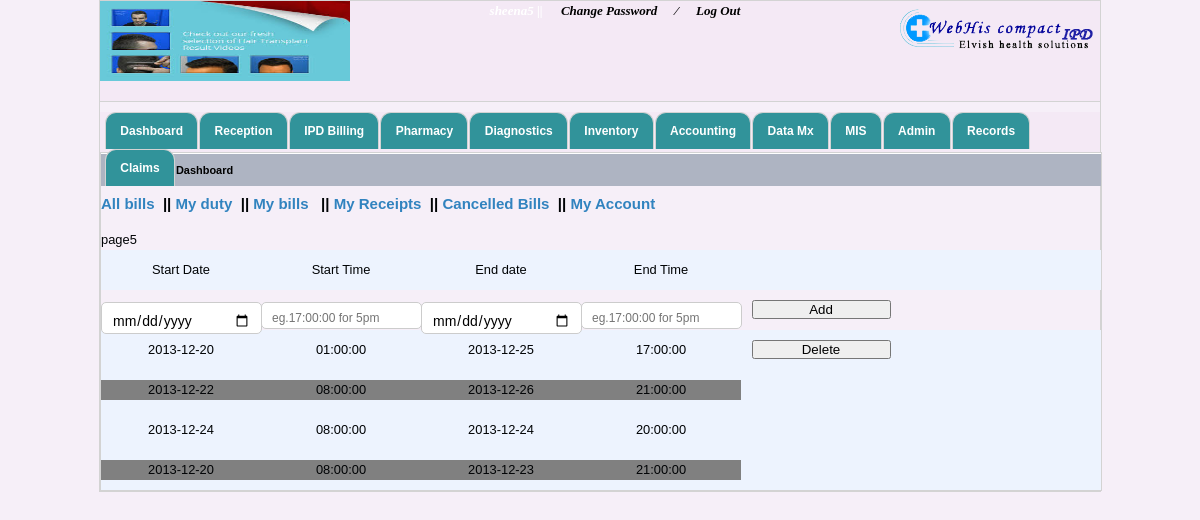
Screenshot of /dashboard_new1.php?page=5 (signed in) with the database file from the repository.
### tables this page shows
CREATE TABLE IF NOT EXISTS `hospitals_info` (
  `hospital_name` varchar(40) NOT NULL,
  `hospital_add` varchar(40) NOT NULL,
  `hospital_email` varchar(40) NOT NULL,
  `hospital_helpline` int(40) NOT NULL,
  `hospital_fax` int(40) NOT NULL,
  `reception_no` varchar(100) NOT NULL,
  `ambulance_no` varchar(100) NOT NULL,
  `emergency_no` varchar(100) NOT NULL,
  `logo_path` varchar(200) NOT NULL,
  `img_path` varchar(200) NOT NULL
);

CREATE TABLE IF NOT EXISTS `duty_roster` (
  `duty_id` int(11) NOT NULL AUTO_INCREMENT,
  `StartDate` date NOT NULL,
  `StartTime` time NOT NULL,
  `EndDate` date NOT NULL,
  `EndTime` time NOT NULL,
  `Status` tinyint(20) NOT NULL,
  PRIMARY KEY (`duty_id`)
);

### dashboard_new1.php (the view, shortened to what this page needs)
<!DOCTYPE html PUBLIC "-//W3C//DTD XHTML 1.0 Transitional//EN" "http://www.w3.org/TR/xhtml1/DTD/xhtml1-transitional.dtd">
<html xmlns="http://www.w3.org/1999/xhtml">
<head>
<link rel="stylesheet" type="text/css" href="tab-code.css" />
  <link rel="stylesheet" href="/resources/demos/style.css" />
  <link rel="stylesheet" type="text/css" href="style_by.css"/>
  <link rel="stylesheet" href="includes/paging.css" type="text/css" />
  <link rel="stylesheet" type="text/css" href="jquery.timepicker.css" />
</head>
<body>
    	<?php
	include("header.php");
	include("menubar.php");
?>
<div id="container">
    <?php
$page=$_REQUEST['page'];
	?>
    <div id="opd_bill" style="height:20px;">
   		<div style="float:left">
        <span>Dashboard</span>
        </div>
   </div>
   <div id="tabs">
       <h3>
           <p><a href="dashboard_new1.php?page=1">All bills</a>&nbsp;&nbsp;||
    <a href="dashboard_new1.php?page=5">My duty</a>&nbsp;&nbsp;||
    <a href="dashboard_new1.php?page=6">My bills</a>&nbsp;&nbsp; ||
    <a href="dashboard_new1.php?page=2">My Receipts</a>&nbsp;&nbsp;||
    <a href="dashboard_new1.php?page=3">Cancelled Bills</a>&nbsp;&nbsp;||
    <a href="dashboard_new1.php?page=4">My Account</a>
	  </p>
 </h3>
           <?php
       if($page==5)
       {
           echo 'page5';
      ?>
      <div id="tabs-5">
        <form method="post" action="">
          	<div class="roster2_bg">
            <div class="l_ft roster_w">Start Date</div>
                <div class="l_ft roster_w">Start Time</div>
                <div class="l_ft roster_w">End date</div>
                <div class="l_ft roster_w">End Time</div>
                <div class="l_ft roster_w c_align">&nbsp;</div>
                <div class="l_ft roster_w">&nbsp;</div>
	      </div>
			<div class="roster_bg">
			     <div class="l_ft roster_w"><input type="date" name="StartDate"  /></div>
                <div class="l_ft roster_w"><input  type="text" name="StartTime"  placeholder="eg.17:00:00 for 5pm"/></div>
                <div class="l_ft roster_w"><input type="date" name="EndDate" /></div>
                <div class="l_ft roster_w"><input  type="text" name="EndTime" placeholder="eg.17:00:00 for 5pm"/></div>
                <div class="l_ft roster_w c_align"><input type="submit" name="add" value="Add"></div>
            </div>
            <?php
		    $max=mysql_query("select max(duty_id) from duty_roster");
			$mx=mysql_fetch_row($max);
			$last_entry=$mx[0];
			$dutyResult=mysql_query("select * from duty_roster order by duty_id desc");
			$num_rowsD=mysql_num_rows($dutyResult);
			while($dutyValues=mysql_fetch_array($dutyResult))
			{
                 if($num_rowsD%2==0){   ?>
               <div class="roster2_bg">
			   <div class="l_ft roster_w"><?php echo $dutyValues['StartDate']; ?></div>
                <div class="l_ft roster_w"><?php echo $dutyValues['StartTime']; ?></div>
                <div class="l_ft roster_w"><?php echo $dutyValues['EndDate']; ?></div>
                <div class="l_ft roster_w"><?php echo $dutyValues['EndTime']; ?></div>
                <div class="l_ft roster_w c_align">
				<?php
				$duty_id=$dutyValues['duty_id'];
				if($duty_id==$last_entry)
				{
				echo "<input type='submit' name='deleteDutyId' value='Delete'>";
				}
				?>
                </div>
               </div>
			 <?php } else{ ?>
                 <div class="roster2_bg" >
			   <div class="l_ft roster_w" style="background:gray"><?php echo $dutyValues['StartDate']; ?></div>
                <div class="l_ft roster_w" style="background:gray"><?php echo $dutyValues['StartTime']; ?></div>
                <div class="l_ft roster_w" style="background:gray"><?php echo $dutyValues['EndDate']; ?></div>
                <div class="l_ft roster_w" style="background:gray"><?php echo $dutyValues['EndTime']; ?></div>
             </div>
			<?php
			}  ?>
			<?php  $num_rowsD--;}?>
        </form>
      </div>
        <?php
       }
       ?>
</div>
  </div>
</div>
</body>
</html>

### header.php (shortened to what this page needs)
<!DOCTYPE html PUBLIC "-//W3C//DTD XHTML 1.0 Transitional//EN" "http://www.w3.org/TR/xhtml1/DTD/xhtml1-transitional.dtd">
<html xmlns="http://www.w3.org/1999/xhtml">
<head>
    <link rel="stylesheet" href="includes1/searchStyle.css" type="text/css">
    <link rel="stylesheet" href="includes2/searchStyle.css" type="text/css">
    <link rel="stylesheet" href="includesConsumable/searchStyle.css" type="text/css">
    <link rel="stylesheet" href="includesMedicine/searchStyle.css" type="text/css">
    <link rel="stylesheet" href="includesAd/searchStyle.css" type="text/css">
    <link rel="stylesheet" href="includesCo/searchStyle.css" type="text/css">
	<link rel="stylesheet" href="patient-css.css" type="text/css">
    <link rel="stylesheet" href="includesOt/searchStyle.css" type="text/css">
    <link rel="stylesheet" href="includesIp/searchStyle.css" type="text/css">
    <link rel="stylesheet" href="includesCoP/searchStyle.css" type="text/css">
    <link rel="stylesheet" href="includesVp/searchStyle.css" type="text/css">
    <link rel="stylesheet" href="includesVpP/searchStyle.css" type="text/css">
    <link rel="stylesheet" href="includesD/searchStyle.css" type="text/css">
    <link rel="stylesheet" href="includesDs/searchStyle.css" type="text/css">
    <link rel="stylesheet" href="includesR/searchStyle.css" type="text/css">
    <link rel="stylesheet" href="includesDi/searchStyle.css" type="text/css">
<link rel="stylesheet" type="text/css" href="css/doc.css" />
<link rel="stylesheet" type="text/css" href="css/jquery.timeentry.css" />
<link rel="stylesheet" type="text/css" href="css/jquery.timepicker.css" />
<link rel="stylesheet" type="text/css" href="css/jquey-ui.css" />
<link rel="stylesheet" type="text/css" href="css/login-code.css" />
<link rel="stylesheet" type="text/css" href="css/mainstyle.css" />
<link rel="stylesheet" type="text/css" href="css/style_by.css" />
<link rel="stylesheet" type="text/css" href="css/tabcode.css" />
<link rel="stylesheet" type="text/css" href="css/tab-code.css" />
<link rel="stylesheet" type="text/css" href="css/patient-css.css" />
</head>
<body>
<div id="container">
	<div id="header" style="background:rgba(243, 232, 245, 0.67); width:1000px;">
    	<div id="logo_side">
        	<?php
				$data=mysql_query("select * from hospitals_info");
				$info=mysql_fetch_array($data);
                                echo '<img src="'.$info['logo_path'].'" height="100"/>';
                                ?>
        </div>
        	<div class="welcome" style="width:530px;">
            <span id="sign">
            	<a href="#">Change Password </a>
                <a href="#">&frasl;</a>
                <a href="log_out.php" onclick="disableBackButton()">Log Out</a>
             </span>
            </div>
        <div id="sign_in_up">
             <div id="power_by"><img src="image/logo.png" align="left"/></div>
        </div>
    </div>

### Lab-system/css/style.css (style rules this page uses)
body { margin:0; padding:0; width:100%; color:#343537; font:normal 13px/1.5em "Liberation sans", Arial, Helvetica, sans-serif; background:rgba(142, 207, 233, 0.35); }
html, .main { padding:0; margin:0; }
p { margin:8px 0; padding:0 0 8px 0; }
a { color:#3183bf; text-decoration:underline; }
.header, .content, .menu_nav, .fbg, .footer, form, ol, ol li, ul, .content .mainbar, .content .sidebar { margin:0; padding:0; }
.welcome { float:right; text-align:center; width:300px; color:#FFF; margin-right:20px; margin-top:0px; }
.welcome span { font-family:Georgia, "Times New Roman", Times, serif; font-weight:700; font-style:oblique; }
.welcome span a { font-style:normal; margin-left:15px; color:#FFF; }
a { outline:none; }

### style_by.css (style rules this page uses)
body { margin:0; padding:0; font-size:80.5%; font-family:Arial,'Lucida sans unicode'; line-height:20px; text-align:left; width:100%; color:#000305; }
* { margin:0px; padding:0px; }
a { text-decoration:none; }
div, table, h1, h2, h3, h4, h5, h6, span, tr, td, img, form { margin:0px; padding:0px; border:none; }
.l_ft { float:left; }
.l_ft input { width:139px; }
#container { margin:0px auto; padding:0px; width:1000px; border:1px solid lightgray; }
#container #header { height:85px; width:1000px; margin:0 auto; border-bottom:1px solid lightgray; }
#container #header #logo_side { width:25%; float:left; }
.welcome { float:left; width:55%; text-align:center; }
#container #header #logo_side img { width:100%; }
#container #header #sign_in_up { width:20%; float:left; margin-top:0.5%; }
#opd_bill { background:url(bg_top.png) repeat; color:#FFF; font-size:14px; font-weight:700; width:1000px; padding:6px 0px; border-top:1px solid #FFF; margin:0 auto; }
input[type="date"] { border-radius:5px; }
.roster_w { width:160px; }
.c_align { text-align:center; }
.roster_bg { padding:10px 0px 0px 0px; height:30px; text-align:center; }
.roster2_bg { background:url(../../../10%20june%2012%2050/avantika/ccc.png) repeat; padding:10px 0px 0px 0px; height:30px; text-align:center; }
input[type="text"] { height:20px; border:1px solid #CCC; border-radius:5px; }

### includes1/searchStyle.css (style rules this page uses)
h3 { margin:0px; padding:0px; }

### includes1/includes2/searchStyle.css (style rules this page uses)
h3 { margin:0px; padding:0px; }

### includesConsumable/searchStyle.css (style rules this page uses)
body { font-family:Arial, Helvetica, sans-serif; font-size:11px; color:000; }
h3 { margin:0px; padding:0px; }

### includesCo/searchStyle.css (style rules this page uses)
body { font-family:Arial, Helvetica, sans-serif; font-size:11px; color:000; }
h3 { margin:0px; padding:0px; }

### includesOt/searchStyle.css (style rules this page uses)
body { font-family:Arial, Helvetica, sans-serif; font-size:11px; color:000; }
h3 { margin:0px; padding:0px; }

### includesIp/searchStyle.css (style rules this page uses)
body { font-family:Arial, Helvetica, sans-serif; font-size:11px; color:000; }
h3 { margin:0px; padding:0px; }

### includesCoP/searchStyle.css (style rules this page uses)
body { font-family:Arial, Helvetica, sans-serif; font-size:11px; color:000; }
h3 { margin:0px; padding:0px; }

### includesVp/searchStyle.css (style rules this page uses)
body { font-family:Arial, Helvetica, sans-serif; font-size:11px; color:000; }
h3 { margin:0px; padding:0px; }

### includesVpP/searchStyle.css (style rules this page uses)
body { font-family:Arial, Helvetica, sans-serif; font-size:11px; color:000; }
h3 { margin:0px; padding:0px; }

### includesD/searchStyle.css (style rules this page uses)
body { font-family:Arial, Helvetica, sans-serif; font-size:11px; color:000; }
h3 { margin:0px; padding:0px; }

### includesDs/searchStyle.css (style rules this page uses)
body { font-family:Arial, Helvetica, sans-serif; font-size:11px; color:000; }
h3 { margin:0px; padding:0px; }

### includesR/searchStyle.css (style rules this page uses)
body { font-family:Arial, Helvetica, sans-serif; font-size:11px; color:000; }
h3 { margin:0px; padding:0px; }

### includesDi/searchStyle.css (style rules this page uses)
body { font-family:Arial, Helvetica, sans-serif; font-size:11px; color:000; }
h3 { margin:0px; padding:0px; }

### css/doc.css (style rules this page uses)
body { margin:0; padding:0; font-size:80.5%; font-family:Arial,'Lucida sans unicode'; line-height:20px; text-align:left; width:100%; color:#000305; }
* { margin:0px; padding:0px; }
a { text-decoration:none; }
div, table, h1, h2, h3, h4, h5, h6, span, tr, td, img, form { margin:0px; padding:0px; border:none; }
.l_ft { float:left; }
.l_ft input { width:139px; }
#container { margin:0px auto; padding:0px; width:1000px; border:1px solid lightgray; }
#container #header { height:85px; width:1000px; margin:0 auto; }
#container #header #logo_side { width:25%; float:left; }
.welcome { float:left; width:55%; text-align:center; }
#container #header #logo_side img { width:150px; height:80px; margin-top:0px; padding:0px; }
#container #header #sign_in_up { width:20%; float:left; margin-top:0.5%; }

### css/login-code.css (style rules this page uses)
input[type="text"],input[type="password"],input[type="date"] { width: 170px; height: 25px; padding: 5px 10px 0px 10px; margin:2px 0 0px 0; background:#FFF; border-radius: 5px; -moz-border-radius: 5px; -webkit-border-radius: 5px; font-family:Arial, Arial, Helvetica, sans-serif; font-size: 14px; color:#000; border:1px solid #CCC; }

### rows the page displays
hospitals_info: logo_path (picture)
duty_roster: StartDate "2013-12-20", StartTime "01:00:00", EndDate "2013-12-25", EndTime "17:00:00"
duty_roster: StartDate "2013-12-22", StartTime "08:00:00", EndDate "2013-12-26", EndTime "21:00:00"
duty_roster: StartDate "2013-12-24", StartTime "08:00:00", EndDate "2013-12-24", EndTime "20:00:00"
duty_roster: StartDate "2013-12-20", StartTime "08:00:00", EndDate "2013-12-23", EndTime "21:00:00"
